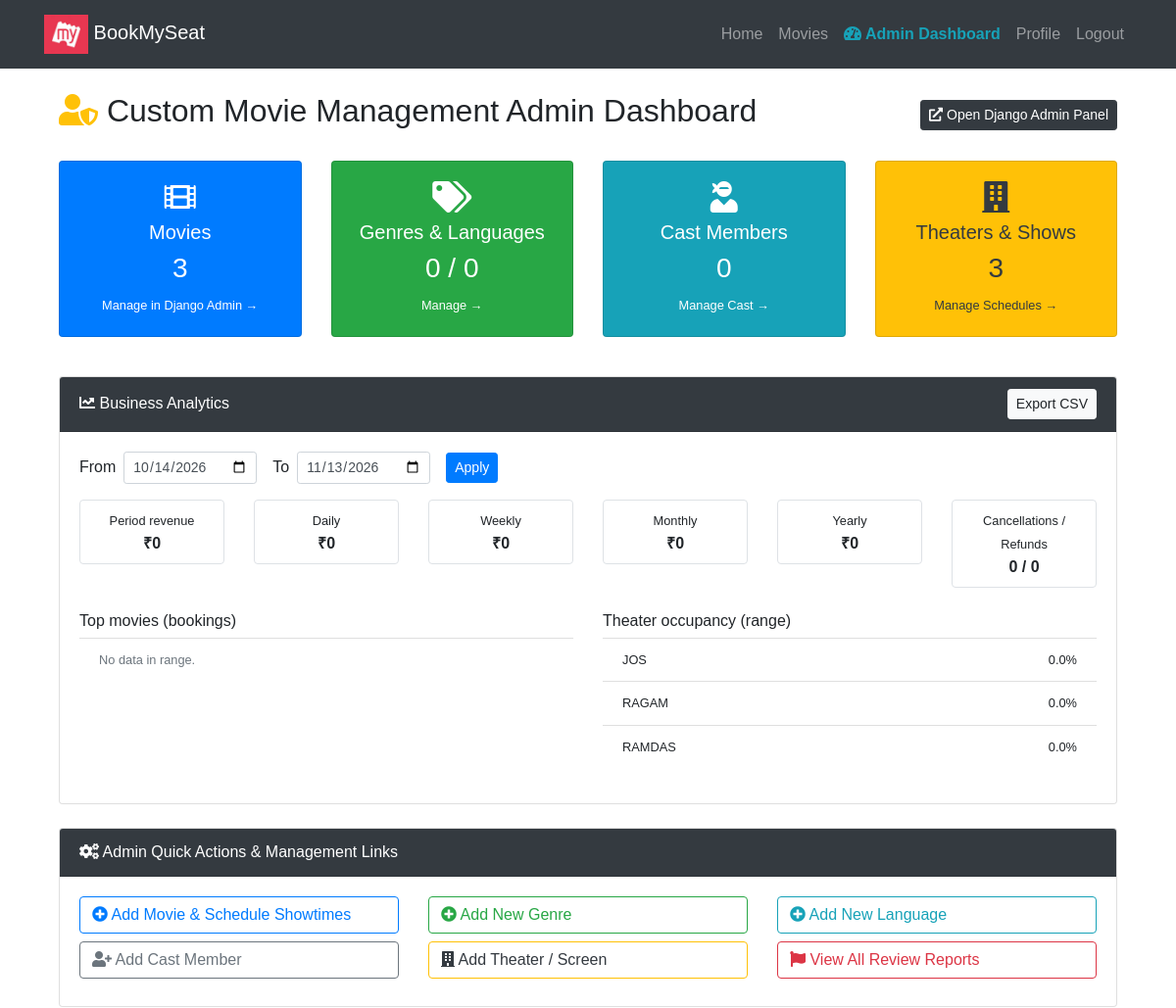
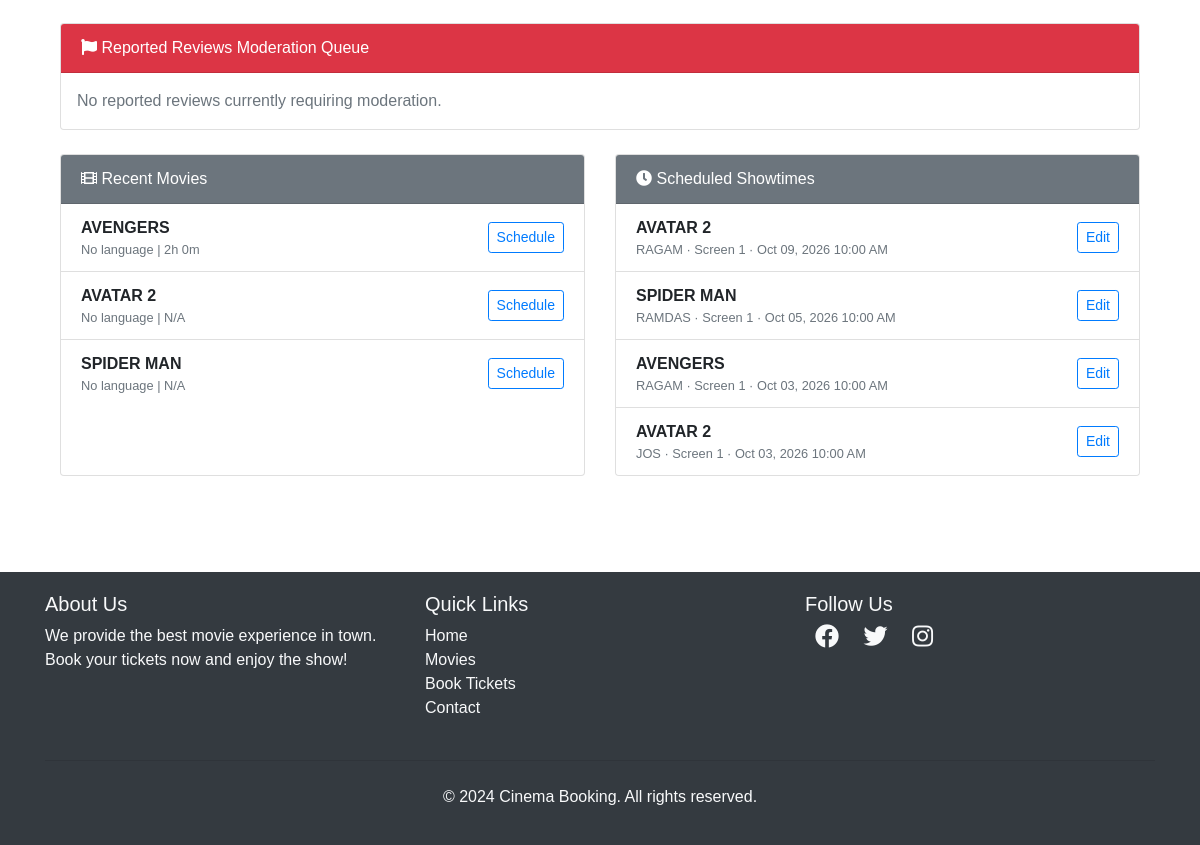
The app's page /movies/custom-admin/ (signed in), older data (2 pictures, top to bottom).
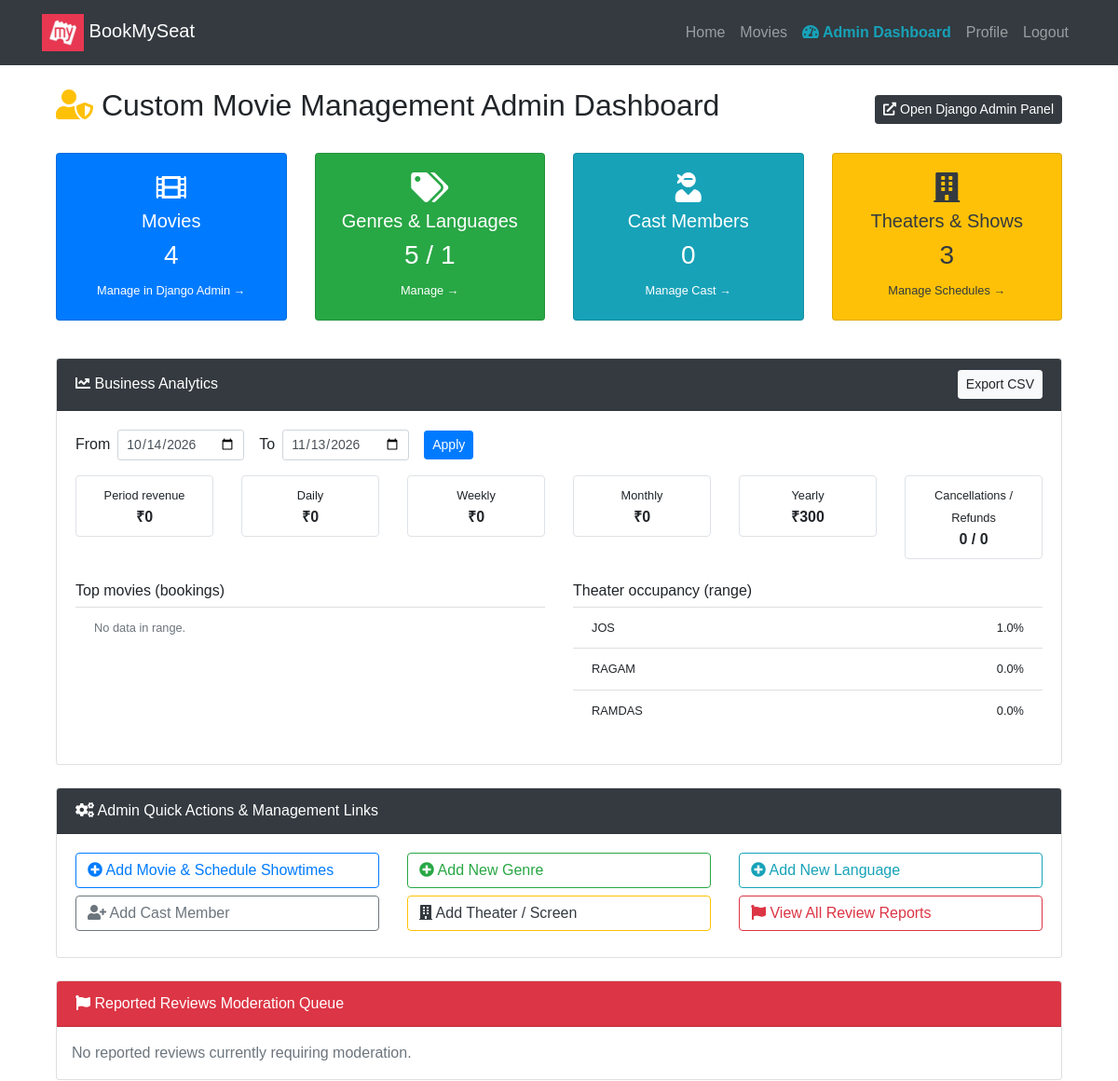
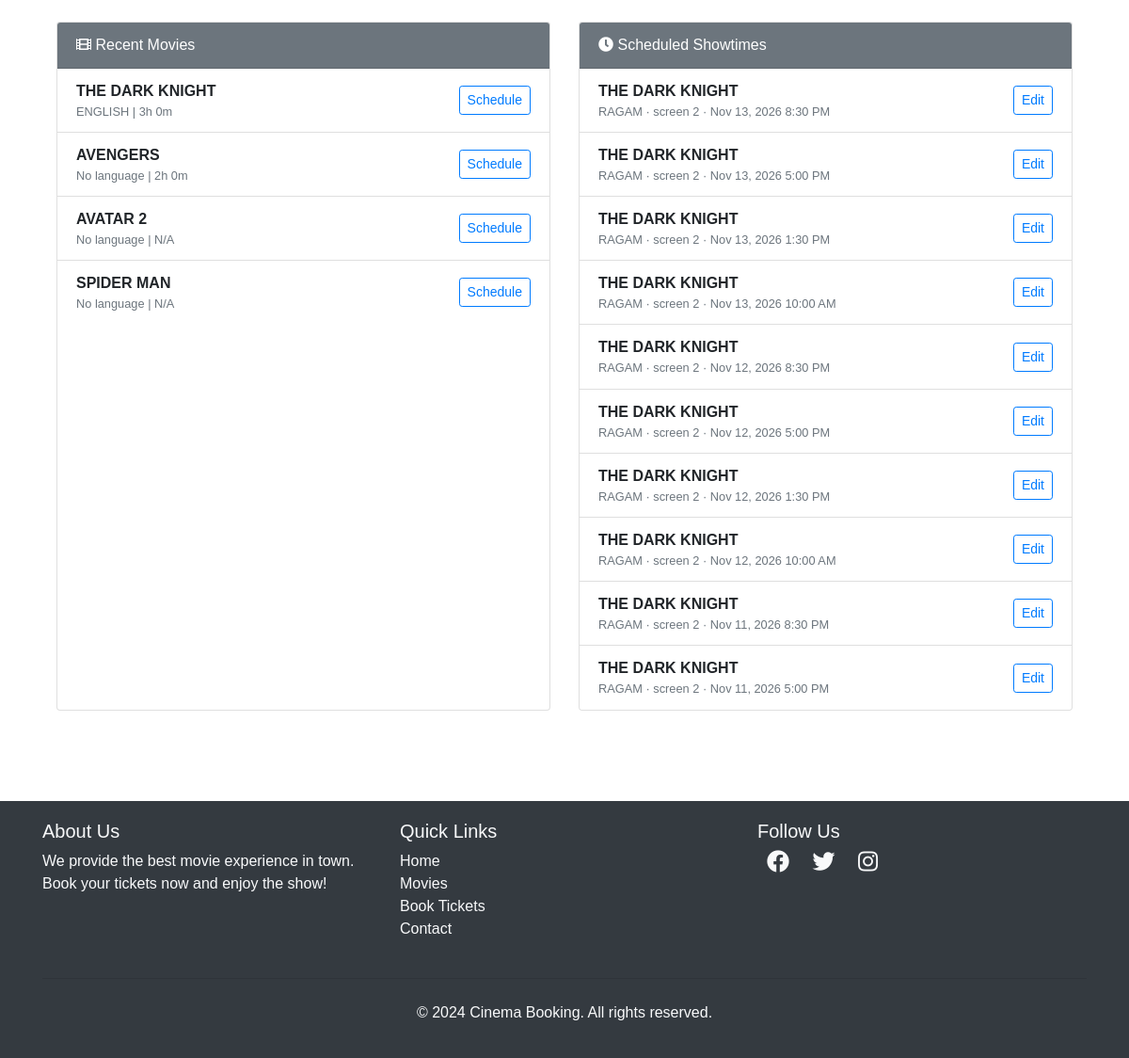
The same page, newer data (2 pictures, top to bottom).
### movies/models.py (models this page shows, shortened)
class Theater(models.Model):
    name = models.CharField(max_length=250)
    city = models.CharField(max_length=120, blank=True, default='', db_index=True)
    class Meta:
        ordering = ['name']

class Movie(models.Model):
    AGE_CERTIFICATIONS = [
        ('U', 'U - Universal'),
        ('UA', 'UA - Parental Guidance'),
        ('UA13', 'UA13 - Parental Guidance (13+)'),
        ('UA16', 'UA16 - Parental Guidance (16+)'),
        ('A', 'A - Adults Only'),
        ('S', 'S - Special/Restricted'),
    ]
    name = models.CharField(max_length=250)
    image = models.ImageField(upload_to='movies/')
    rating = models.DecimalField(
        max_digits=3, decimal_places=1, blank=True, null=True,
        help_text='Optional critic/base rating out of 10. User rating is calculated from reviews.'
    )
    Cast = models.TextField(blank=True, help_text='Deprecated free-text cast list, kept for backward compatibility')
    description = models.TextField(blank=True, null=True)  # optional field
    genres = models.ManyToManyField(Genre, related_name='movies', blank=True)
    language = models.ForeignKey(
        Language, on_delete=models.SET_NULL, related_name='movies', null=True, blank=True
    )
    cast_members = models.ManyToManyField(
        CastMember, through='MovieCast', related_name='movies', blank=True
    )
    trailer_url = models.URLField(
        blank=True,
        validators=[validate_youtube_url],
        help_text='YouTube trailer URL (watch, youtu.be, or embed link).'
    )
    age_certification = models.CharField(max_length=10, choices=AGE_CERTIFICATIONS, blank=True)
    duration_minutes = models.PositiveIntegerField(blank=True, null=True, help_text='Runtime in minutes')
    release_date = models.DateField(
        blank=True, null=True,
        help_text='Available from (first bookable day, inclusive)',
    )
    end_date = models.DateField(
        blank=True, null=True,
        help_text='Available until (last bookable day, inclusive)',
    )
    default_cleaning_buffer_minutes = models.PositiveIntegerField(
        default=30,
        help_text='Default buffer/cleaning time between shows (minutes) for new showtimes',
    )
    booking_enabled = models.BooleanField(
        default=True,
        help_text=(
            'Master switch for this movie\'s bookings. Uncheck to immediately block '
            'all new bookings and showtime scheduling, regardless of release/end dates. '
            'A passed "end_date" alone no longer blocks bookings — toggle this off instead.'
        ),
    )
    created_at = models.DateTimeField(default=timezone.now, editable=False)
    class Meta:
        ordering = ['-created_at']
    @property
    def duration_display(self):
        if not self.duration_minutes:
            return ''
        hours, minutes = divmod(self.duration_minutes, 60)
        if hours:
            return f'{hours}h {minutes}m'
        return f'{minutes}m'

class ShowTime(models.Model):
    movie = models.ForeignKey(Movie, on_delete=models.CASCADE, related_name='showtimes')
    theater = models.ForeignKey(Theater, on_delete=models.CASCADE, related_name='showtimes')
    screen = models.ForeignKey(Screen, on_delete=models.CASCADE, related_name='showtimes')
    date = models.DateField(help_text='Screening date')
    start_time = models.TimeField(help_text='Show start time')
    cleaning_buffer_minutes = models.PositiveIntegerField(
        default=20,
        help_text='Buffer time after show ends before next show can start (minutes)'
    )
    is_cancelled = models.BooleanField(default=False)
    class Meta:
        ordering = ['date', 'start_time']
        unique_together = ('screen', 'date', 'start_time')

class Screen(models.Model):
    SCREEN_TYPE_CHOICES = [
        ('standard', 'Standard'),
        ('imax', 'IMAX'),
        ('3d', '3D'),
        ('4dx', '4DX'),
        ('dolby', 'Dolby Atmos'),
    ]
    theater = models.ForeignKey(Theater, on_delete=models.CASCADE, related_name='screens')
    name = models.CharField(max_length=100, help_text='e.g. Screen 1, IMAX Hall')
    total_seats = models.PositiveIntegerField(default=100)
    screen_type = models.CharField(max_length=20, choices=SCREEN_TYPE_CHOICES, default='standard')
    class Meta:
        ordering = ['theater', 'name']
        unique_together = ('theater', 'name')

class Language(models.Model):
    name = models.CharField(max_length=80, unique=True)
    class Meta:
        ordering = ['name']

### movies/views.py (the view)
# urls.py: path('custom-admin/', views.admin_dashboard, name='admin_dashboard'),
@login_required(login_url='login')
def admin_dashboard(request):
    if not request.user.is_staff:
        messages.error(request, "Access restricted to administrators.")
        return redirect('movie_list')
    if request.GET.get('export') == 'csv':
        csv_data = export_analytics_csv(request.GET)
        response = HttpResponse(csv_data, content_type='text/csv')
        response['Content-Disposition'] = 'attachment; filename="bookmyseat-analytics.csv"'
        return response
    analytics = build_dashboard_context(request.GET)
    total_movies = Movie.objects.count()
    total_genres = Genre.objects.count()
    total_languages = Language.objects.count()
    total_cast = CastMember.objects.count()
    total_theaters = Theater.objects.count()
    total_screens = Screen.objects.count()
    total_showtimes = ShowTime.objects.count()
    total_bookings = Booking.objects.count()
    total_reviews = Review.objects.count()
    recent_reports = ReviewReport.objects.select_related(
        'review', 'review__movie', 'review__user', 'reported_by'
    ).order_by('-created_at')[:20]
    recent_movies = Movie.objects.order_by('-created_at')[:10]
    recent_showtimes = ShowTime.objects.select_related(
        'movie', 'theater', 'screen'
    ).order_by('-date', '-start_time')[:10]
    return render(request, 'movies/admin_dashboard.html', {
        'analytics': analytics,
        'total_movies': total_movies,
        'total_genres': total_genres,
        'total_languages': total_languages,
        'total_cast': total_cast,
        'total_theaters': total_theaters,
        'total_screens': total_screens,
        'total_showtimes': total_showtimes,
        'total_bookings': total_bookings,
        'total_reviews': total_reviews,
        'recent_reports': recent_reports,
        'recent_movies': recent_movies,
        'recent_showtimes': recent_showtimes,
    })

### movies/analytics.py (called while the page is built)
def _parse_date_range(request_get):
    today = timezone.localdate()
    start = request_get.get('start_date')
    end = request_get.get('end_date')
    try:
        start_date = timezone.datetime.fromisoformat(start).date() if start else today - timedelta(days=30)
    except ValueError:
        start_date = today - timedelta(days=30)
    try:
        end_date = timezone.datetime.fromisoformat(end).date() if end else today
    except ValueError:
        end_date = today
    if start_date > end_date:
        start_date, end_date = end_date, start_date
    return start_date, end_date

def _revenue_qs(start_date, end_date):
    return PaymentTransaction.objects.filter(
        status=PaymentTransaction.Status.SUCCESS,
        created_at__date__gte=start_date,
        created_at__date__lte=end_date,
    )

### templates/movies/admin_dashboard.html (shortened to what the changed rows need)
{% extends "users/base.html" %}
{% block content %}
<div class="container py-4">
  <div class="d-flex justify-content-between align-items-center mb-4">
    <h2><i class="fas fa-user-shield text-warning me-2"></i> Custom Movie Management Admin Dashboard</h2>
  </div>
  <div class="row text-center mb-4">
    <div class="col-md-3 col-sm-6 mb-3">
      <div class="card bg-primary text-white shadow-sm h-100">
        <div class="card-body">
          <i class="fas fa-film fa-2x mb-2"></i>
          <h5>Movies</h5>
          <h3>{{ total_movies }}</h3>
          <a href="/admin/movies/movie/" class="text-white small">Manage in Django Admin &rarr;</a>
        </div>
      </div>
    </div>
    <div class="col-md-3 col-sm-6 mb-3">
      <div class="card bg-success text-white shadow-sm h-100">
        <div class="card-body">
          <i class="fas fa-tags fa-2x mb-2"></i>
          <h5>Genres & Languages</h5>
          <h3>{{ total_genres }} / {{ total_languages }}</h3>
          <a href="/admin/movies/genre/" class="text-white small">Manage &rarr;</a>
        </div>
      </div>
    </div>
  </div>
  {% if analytics %}
  <div class="card mb-4 shadow-sm">
    <div class="card-header bg-dark text-white d-flex justify-content-between align-items-center flex-wrap">
      <span><i class="fas fa-chart-line me-2"></i> Business Analytics</span>
      <a class="btn btn-sm btn-light" href="?export=csv&start_date={{ analytics.filter_start }}&end_date={{ analytics.filter_end }}">Export CSV</a>
    </div>
    <div class="card-body">
      <form method="get" class="form-inline mb-3">
        <label class="mr-2">From</label>
        <input type="date" name="start_date" value="{{ analytics.filter_start }}" class="form-control form-control-sm mr-3">
        <label class="mr-2">To</label>
        <input type="date" name="end_date" value="{{ analytics.filter_end }}" class="form-control form-control-sm mr-3">
        <button type="submit" class="btn btn-sm btn-primary">Apply</button>
      </form>
      <div class="row text-center mb-3">
        <div class="col-md-2 col-6 mb-2"><div class="border rounded p-2"><small>Period revenue</small><div><strong>₹{{ analytics.revenue_total }}</strong></div></div></div>
        <div class="col-md-2 col-6 mb-2"><div class="border rounded p-2"><small>Daily</small><div><strong>₹{{ analytics.revenue_daily }}</strong></div></div></div>
        <div class="col-md-2 col-6 mb-2"><div class="border rounded p-2"><small>Weekly</small><div><strong>₹{{ analytics.revenue_weekly }}</strong></div></div></div>
        <div class="col-md-2 col-6 mb-2"><div class="border rounded p-2"><small>Monthly</small><div><strong>₹{{ analytics.revenue_monthly }}</strong></div></div></div>
        <div class="col-md-2 col-6 mb-2"><div class="border rounded p-2"><small>Yearly</small><div><strong>₹{{ analytics.revenue_yearly }}</strong></div></div></div>
        <div class="col-md-2 col-6 mb-2"><div class="border rounded p-2"><small>Cancellations / Refunds</small><div><strong>{{ analytics.cancelled_bookings }} / {{ analytics.refunds }}</strong></div></div></div>
      </div>
      <div class="row">
        <div class="col-md-6">
          <h6>Top movies (bookings)</h6>
          <ul class="list-group list-group-flush small mb-3">
            {% for row in analytics.top_movies %}
            <li class="list-group-item d-flex justify-content-between"><span>{{ row.movie__name }}</span><span>{{ row.bookings }} · ₹{{ row.revenue|default:0 }}</span></li>
            {% empty %}<li class="list-group-item text-muted">No data in range.</li>{% endfor %}
          </ul>
        </div>
        <div class="col-md-6">
          <h6>Theater occupancy (range)</h6>
          <ul class="list-group list-group-flush small mb-3">
            {% for row in analytics.theater_occupancy %}
            <li class="list-group-item d-flex justify-content-between"><span>{{ row.theater }}</span><span>{{ row.occupancy_pct }}%</span></li>
            {% empty %}<li class="list-group-item text-muted">No theaters.</li>{% endfor %}
          </ul>
        </div>
      </div>
    </div>
  </div>
  {% endif %}
  <div class="row">
    <div class="col-md-6 mb-4">
      <div class="card shadow-sm h-100">
        <ul class="list-group list-group-flush">
          {% for m in recent_movies %}
          <li class="list-group-item d-flex justify-content-between align-items-center">
            <div>
              <strong>{{ m.name }}</strong>
              <small class="text-muted d-block">{{ m.language.name|default:"No language" }} | {{ m.duration_display|default:"N/A" }}</small>
            </div>
            <a href="{% url 'admin_movie_schedule_edit' m.id %}" class="btn btn-sm btn-outline-primary">Schedule</a>
          </li>
          {% empty %}
          <li class="list-group-item text-muted">No movies added yet.</li>
          {% endfor %}
        </ul>
      </div>
    </div>
    <div class="col-md-6 mb-4">
      <div class="card shadow-sm h-100">
        <ul class="list-group list-group-flush">
          {% for st in recent_showtimes %}
          <li class="list-group-item d-flex justify-content-between align-items-center">
            <div>
              <strong>{{ st.movie.name }}</strong>
              <small class="text-muted d-block">{{ st.theater.name }} · {{ st.screen.name }} · {{ st.date|date:"M d, Y" }} {{ st.start_time|time:"g:i A" }}</small>
            </div>
            <a href="{% url 'admin_movie_schedule_edit' st.movie_id %}" class="btn btn-sm btn-outline-primary">Edit</a>
          </li>
          {% empty %}
          <li class="list-group-item text-muted">No showtimes scheduled.</li>
          {% endfor %}
        </ul>
      </div>
    </div>
  </div>
</div>
{% endblock %}

Row changes from the older to the newer data that the page shows:
no longer on this page (row unchanged): ShowTime: movie.name "AVATAR 2", theater.name "RAGAM", screen.name "Screen 1", date "Oct 09, 2026", start_time "10:00 AM"
no longer on this page (row unchanged): ShowTime: movie.name "SPIDER MAN", theater.name "RAMDAS", screen.name "Screen 1", date "Oct 05, 2026", start_time "10:00 AM"
no longer on this page (row unchanged): ShowTime: movie.name "AVENGERS", theater.name "RAGAM", screen.name "Screen 1", date "Oct 03, 2026", start_time "10:00 AM"
no longer on this page (row unchanged): ShowTime: movie.name "AVATAR 2", theater.name "JOS", screen.name "Screen 1", date "Oct 03, 2026", start_time "10:00 AM"
added Movie: name "THE DARK KNIGHT", language.name "ENGLISH", duration_display "3h 0m"
added ShowTime: movie.name "THE DARK KNIGHT", theater.name "RAGAM", screen.name "screen 2", date "Nov 13, 2026", start_time "8:30 PM"
added ShowTime: movie.name "THE DARK KNIGHT", theater.name "RAGAM", screen.name "screen 2", date "Nov 13, 2026", start_time "5:00 PM"
added ShowTime: movie.name "THE DARK KNIGHT", theater.name "RAGAM", screen.name "screen 2", date "Nov 13, 2026", start_time "1:30 PM"
added ShowTime: movie.name "THE DARK KNIGHT", theater.name "RAGAM", screen.name "screen 2", date "Nov 13, 2026", start_time "10:00 AM"
added ShowTime: movie.name "THE DARK KNIGHT", theater.name "RAGAM", screen.name "screen 2", date "Nov 12, 2026", start_time "8:30 PM"
added ShowTime: movie.name "THE DARK KNIGHT", theater.name "RAGAM", screen.name "screen 2", date "Nov 12, 2026", start_time "5:00 PM"
added ShowTime: movie.name "THE DARK KNIGHT", theater.name "RAGAM", screen.name "screen 2", date "Nov 12, 2026", start_time "1:30 PM"
added ShowTime: movie.name "THE DARK KNIGHT", theater.name "RAGAM", screen.name "screen 2", date "Nov 12, 2026", start_time "10:00 AM"
added ShowTime: movie.name "THE DARK KNIGHT", theater.name "RAGAM", screen.name "screen 2", date "Nov 11, 2026", start_time "8:30 PM"
added ShowTime: movie.name "THE DARK KNIGHT", theater.name "RAGAM", screen.name "screen 2", date "Nov 11, 2026", start_time "5:00 PM"
Text that changed along with them:
{{ total_movies }}: "3" → "4"
{{ total_genres }}: "0" → "5"
{{ total_languages }}: "0" → "1"
{{ analytics.revenue_yearly }}: "0" → "300"
new list line: "JOS"
new list line: "1.0 %"
list line gone: "JOS"
list line gone: "0.0 %"
